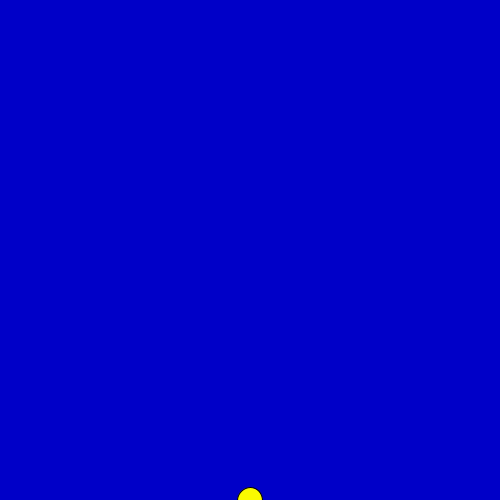
Frame 1 (no input)
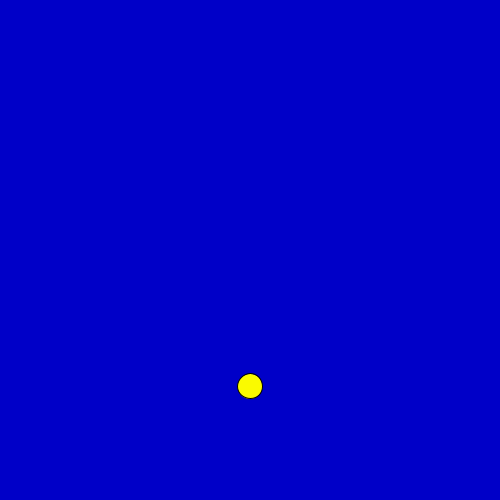
Frame 60 (the mouse pressed at the canvas centre just before this capture)
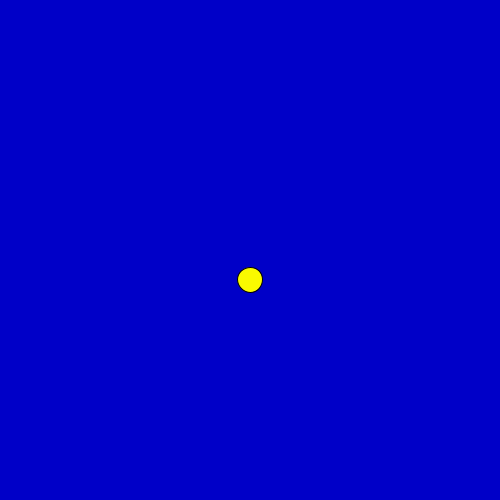
Frame 120 (the mouse held since frame 60 and released just before this capture)

The Processing sketch that drew these frames (run headless with seeded random() and noise(); from frame 60 on, the mouse is pressed at the canvas centre):

// Processing sketch: bila3hvat
// ── bila3hvat.pde
//"BILA" - MODEL RUCHU PUNKTU MATERIALNEGO - kolejne przybliżenie
//Program Processingu w trybie 2 - z widocznymi funkcjami
//-////////////////////////////////////////////////////////////////

int FR=100; //Na ile kroków dzielimy sekundę?

void setup() //Jest wykonywane raz - po uruchomieniu
{
  size(500,500);
  //noSmooth(); //Bez wygładzania linii? Po prostu odkomentować 
  fill(250,250,0);
  frameRate(FR);
}

float h=0;
float v=200; //prędkość w pikselach/SEKUNDĘ (!)
float a=-25; //Przyśpieszenie/hamowanie

void draw() //Jest wykonywane w niewidocznej pętli
{
  //Wizualizacja
  background(0,0,200); //rgB
  ellipse(width/2,height-h,25,25);
  
  //Właściwy model
  v+=a*1/FR; //Powiększ prędkość o zmianę prędkości czyli przyśpieszenie pomnożone przez jednostkę czasu 
  h+=v*1/FR; //Powiększ wysokość o drogę czyli prędkość pomnożoną przez jednostkę czasu
  print(v,' '); //,h,"; ");
  
  //Kadrowanie - trochę ad hoc
  if(h<0)
    h=height;
  else
    h=h % height;
}

// https://github.com/borkowsk/bookProcessingPL
